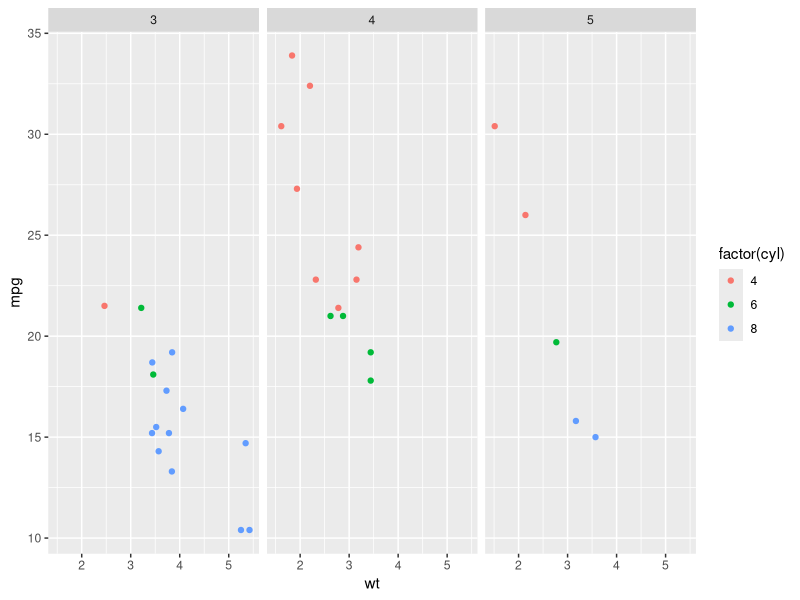

Generate this figure with R:
library(ggplot2)

# Create a faceted plot with a legend
p <- ggplot(mtcars, aes(x = wt, y = mpg, color = factor(cyl))) +
    geom_point() +
    facet_wrap(~gear)

# Build
built <- ggplot_build(p)

# Inspect layout for facet mapping
print("Layout Layout:")
print(built$layout$layout)

# Inspect data for PANEL column
print("Data head:")
print(head(built$data[[1]]))

# Inspect legends (using get_guide_data if available, or manual check)
# print(ggplot2::get_guide_data(p)) # might fail if not available in this env, but let's try generic
